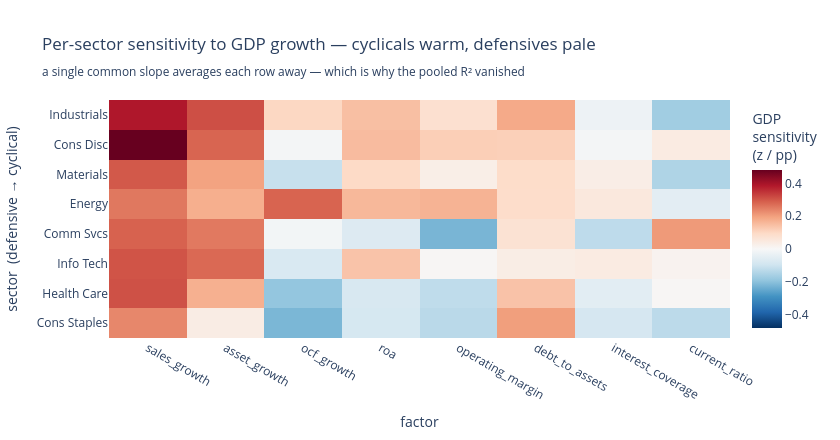

Write notebook code for a chart like this one.
### Markdown cell above
### 3d · Sector-interacted cyclicality (why a common effect cancels)
A single **common** macro slope forces every sector to share one sensitivity, so procyclical
sectors (Industrials, Consumer Discretionary) and defensives (Consumer Staples, Health Care)
partly cancel — dragging the pooled R² toward zero. Letting each **sector** carry its own slope
(1) lifts the explained R² and (2) exposes the heterogeneity. The heatmap makes the cancellation
visible: cyclicals run warm, defensives stay pale — and averaging a row to one number is what
the common effect does.

### Code cell
# --- §3d: sector-interacted cyclicality — let each sector have its own macro slope ---
# (1) R^2 lift of a sector-specific-slope model over a shared-slope model (both on sector x year
#     means, both with sector fixed effects), and (2) each sector's GDP-growth sensitivity.
def sector_macro_r2(f):
    sy = fin.groupby(['sector', 'year'])[f].mean().reset_index().join(M, on='year').dropna()
    if sy['sector'].nunique() < 4 or len(sy) < 40:
        return (np.nan, np.nan)
    D = pd.get_dummies(sy['sector'], drop_first=True).astype(float).values
    Xc = np.c_[D, sy[MACRO_COLS].values]                                  # sector FE + shared slope
    inter = np.hstack([sy[MACRO_COLS].values * d[:, None] for d in D.T])  # macro x sector
    Xi = np.c_[D, sy[MACRO_COLS].values, inter]                           # + sector-specific slopes
    return ols_r2(sy[f].values, Xc), ols_r2(sy[f].values, Xi)

sr = ff['factor'].map(sector_macro_r2)
ff['macro_r2_sec_common']   = [t[0] for t in sr]
ff['macro_r2_sec_interact'] = [t[1] for t in sr]
ff['macro_r2_sec_lift']     = ff['macro_r2_sec_interact'] - ff['macro_r2_sec_common']
print("sector x year macro R^2 by ESS split (common slope vs sector-specific slopes):")
print(ff.groupby('ess_split', observed=True).agg(
    common_slope=('macro_r2_sec_common', 'mean'),
    sector_specific=('macro_r2_sec_interact', 'mean'),
    lift=('macro_r2_sec_lift', 'mean')).round(3).to_string())

# heatmap: each sector's GDP-growth sensitivity (z-score of the factor per pp GDP) for a
# representative spread of factors -- procyclical sectors warm, defensive sectors pale.
SHOW = [f for f in ['sales_growth', 'asset_growth', 'ocf_growth', 'roa', 'operating_margin',
                    'debt_to_assets', 'interest_coverage', 'current_ratio']
        if f in ff['factor'].values]
def sector_gdp_beta(f):
    sy = fin.groupby(['sector', 'year'])[f].mean().reset_index().join(M, on='year').dropna()
    out = {}
    for s, gg in sy.groupby('sector'):
        if len(gg) >= 8 and gg[f].std() > 0:
            z = (gg[f].values - gg[f].mean()) / gg[f].std()
            out[s] = np.polyfit(gg['gdp_growth'].values, z, 1)[0]
    return out

H = pd.DataFrame({f: sector_gdp_beta(f) for f in SHOW})
order = ['Cons Staples', 'Health Care', 'Info Tech', 'Comm Svcs',
         'Energy', 'Materials', 'Cons Disc', 'Industrials']
H = H.reindex([s for s in order if s in H.index])
fig = go.Figure(go.Heatmap(z=H.values, x=H.columns, y=H.index, colorscale='RdBu_r', zmid=0,
    colorbar=dict(title='GDP<br>sensitivity<br>(z / pp)')))
fig.update_layout(template='plotly_white', width=840, height=440,
    title='Per-sector sensitivity to GDP growth — cyclicals warm, defensives pale<br>'
          '<sub>a single common slope averages each row away — which is why the pooled R\u00b2 vanished</sub>',
    xaxis_title='factor', yaxis_title='sector  (defensive \u2192 cyclical)')
fig.show()

### Figure 1 — Plotly figure (JSON) as saved in the notebook; plotly's stock layout.template omitted (floating-point values rounded to 4 significant figures)
{"data": [{"colorbar": {"title": {"text": "GDP<br>sensitivity<br>(z / pp)"}}, "colorscale": [[0.0, "rgb(5,48,97)"], [0.1, "rgb(33,102,172)"], [0.2, "rgb(67,147,195)"], [0.3, "rgb(146,197,222)"], [0.4, "rgb(209,229,240)"], [0.5, "rgb(247,247,247)"], [0.6, "rgb(253,219,199)"], [0.7, "rgb(244,165,130)"], [0.8, "rgb(214,96,77)"], [0.9, "rgb(178,24,43)"], [1.0, "rgb(103,0,31)"]], "type": "heatmap", "x": ["sales_growth", "asset_growth", "ocf_growth", "roa", "operating_margin", "debt_to_assets", "interest_coverage", "current_ratio"], "y": ["Cons Staples", "Health Care", "Info Tech", "Comm Svcs", "Energy", "Materials", "Cons Disc", "Industrials"], "z": [[0.2334, 0.03833, -0.2188, -0.08219, -0.1313, 0.2001, -0.08247, -0.1275], [0.3073, 0.1716, -0.1883, -0.07717, -0.1233, 0.1391, -0.05412, 0.00649], [0.3027, 0.2752, -0.0749, 0.1378, 0.005965, 0.03551, 0.04224, 0.01585], [0.2839, 0.2525, -0.01288, -0.06655, -0.2217, 0.0712, -0.1243, 0.2073], [0.2541, 0.1743, 0.2817, 0.1574, 0.1662, 0.08785, 0.05171, -0.05133], [0.2964, 0.1935, -0.1116, 0.09612, 0.03102, 0.08995, 0.03333, -0.147], [0.4784, 0.2807, -0.01041, 0.1517, 0.1176, 0.1148, -0.009006, 0.04194], [0.3865, 0.3101, 0.1012, 0.1456, 0.07817, 0.1822, -0.02404, -0.168]], "zmid": 0}], "layout": {"height": 440, "title": {"text": "Per-sector sensitivity to GDP growth — cyclicals warm, defensives pale<br><sub>a single common slope averages each row away — which is why the pooled R² vanished</sub>"}, "width": 840, "xaxis": {"title": {"text": "factor"}}, "yaxis": {"title": {"text": "sector  (defensive → cyclical)"}}}}
